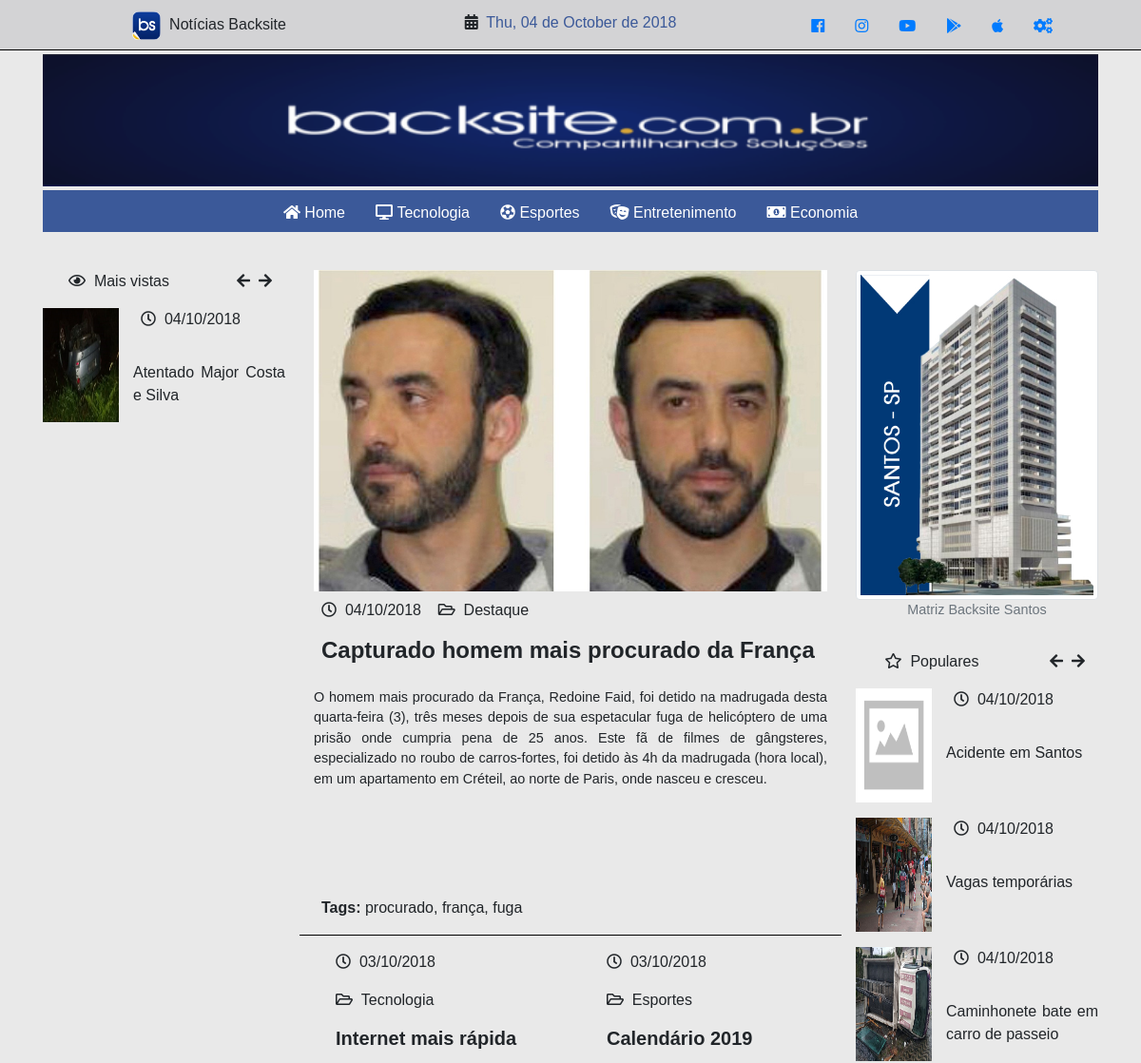
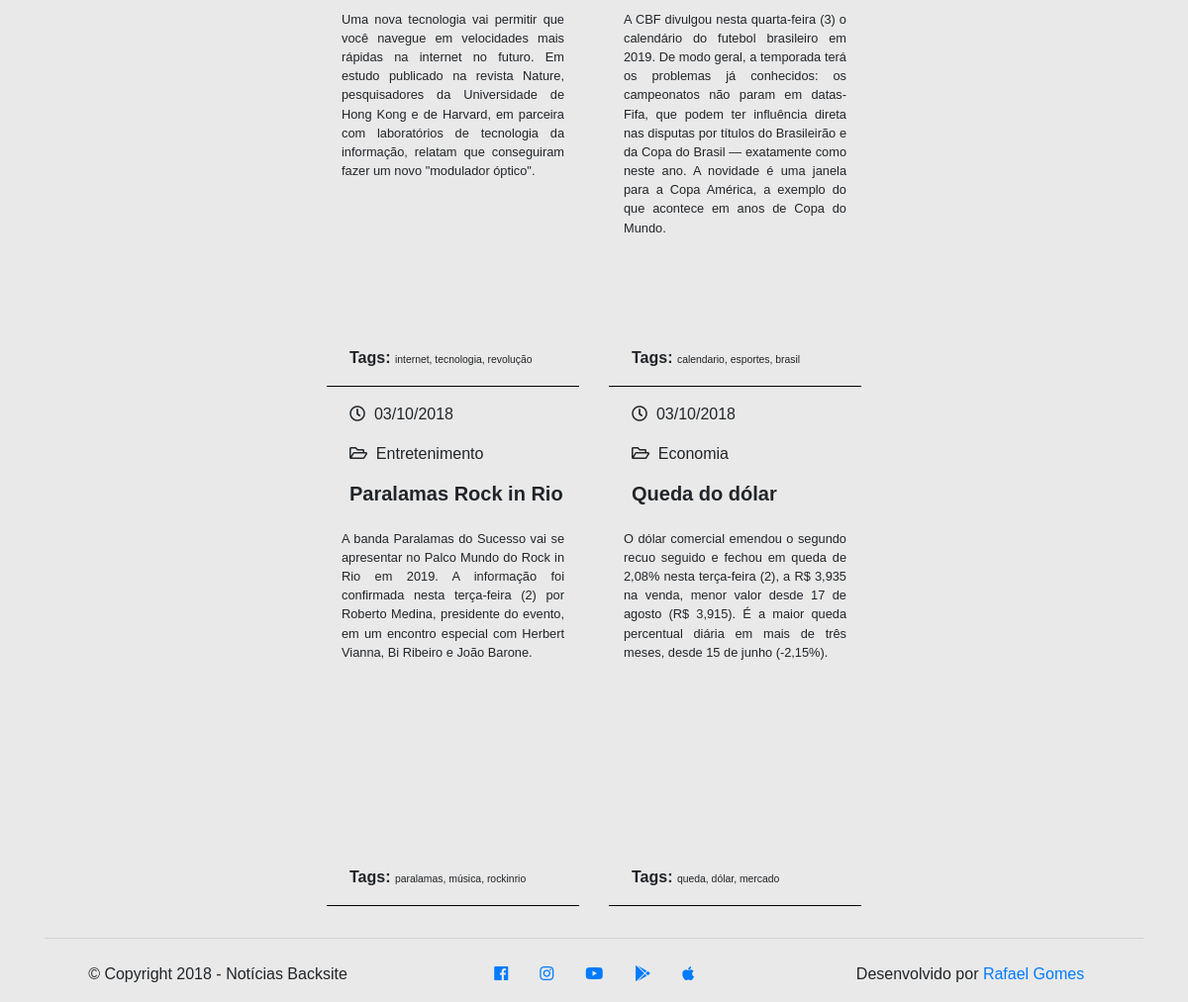
Screenshot of /rafaelfgomes/index.php with the database file from the repository (2 pictures, top to bottom).
### tables this page shows
CREATE TABLE `rafaelfgomes_tbl_news` (
  `id` int(11) NOT NULL AUTO_INCREMENT,
  `news_title` varchar(70) NOT NULL,
  `news_description` varchar(140) NOT NULL,
  `news_slug` varchar(160) NOT NULL,
  `news_keywords` varchar(45) NOT NULL,
  `news_content` varchar(500) NOT NULL,
  `news_image` varchar(180) NOT NULL,
  `category_id` int(11) NOT NULL,
  `created_at` timestamp NULL DEFAULT NULL,
  `updated_at` timestamp NULL DEFAULT NULL,
  PRIMARY KEY (`id`),
  KEY `fk_category` (`category_id`),
  CONSTRAINT `fk_category` FOREIGN KEY (`category_id`) REFERENCES `rafaelfgomes_tbl_categories` (`id`) ON UPDATE CASCADE
);

CREATE TABLE `rafaelfgomes_tbl_categories` (
  `id` int(11) NOT NULL AUTO_INCREMENT,
  `category_name` varchar(50) NOT NULL,
  PRIMARY KEY (`id`)
);

### rafaelfgomes/database/connection.php (called while the page is built, shortened)
<?php
class Connection
{
    private static $instance;
    public static function getInstance()
    {
        if (!isset(self::$instance)) {
            try {
                self::$instance = new PDO('mysql:host=' . HOST . ';dbname=' . DATABASE, USER, PASS);
                self::$instance->setAttribute(PDO::ATTR_ERRMODE, PDO::ERRMODE_EXCEPTION);
                self::$instance->setAttribute(PDO::ATTR_DEFAULT_FETCH_MODE, PDO::FETCH_OBJ);
            } catch (PDOException $e) {
                echo $e->getMessage();
            }
        }
        return self::$instance;
    }
    public static function prepare($sql)
    {
        return self::getInstance()->prepare($sql);
    }
}

### rafaelfgomes/partials/_centernews.php (the view)
<?php
  $stmtFeatured = Connection::prepare('SELECT tn.news_title, tn.news_description, tn.news_keywords, tn.news_content, tn.news_image, tn.created_at, tc.category_name FROM rafaelfgomes_tbl_news tn INNER JOIN rafaelfgomes_tbl_categories tc ON tn.category_id = tc.id WHERE tc.id = 5 ORDER BY tn.id DESC LIMIT 1');
  $stmtFeatured->execute();
  $featuredNews = $stmtFeatured->fetchAll();
  $stmtTech = Connection::prepare('SELECT tn.news_title, tn.news_description, tn.news_keywords, tn.news_content, tn.news_image, tn.created_at, tc.category_name FROM rafaelfgomes_tbl_news tn INNER JOIN rafaelfgomes_tbl_categories tc ON tn.category_id = tc.id WHERE tc.id = 1 ORDER BY tn.id DESC LIMIT 1');
  $stmtTech->execute();
  $techNews = $stmtTech->fetchAll();
  $stmtSports = Connection::prepare('SELECT tn.news_title, tn.news_description, tn.news_keywords, tn.news_content, tn.news_image, tn.created_at, tc.category_name FROM rafaelfgomes_tbl_news tn INNER JOIN rafaelfgomes_tbl_categories tc ON tn.category_id = tc.id WHERE tc.id = 2 ORDER BY tn.id DESC LIMIT 1');
  $stmtSports->execute();
  $sportsNews = $stmtSports->fetchAll();
  $stmtEntertainment = Connection::prepare('SELECT tn.news_title, tn.news_description, tn.news_keywords, tn.news_content, tn.news_image, tn.created_at, tc.category_name FROM rafaelfgomes_tbl_news tn INNER JOIN rafaelfgomes_tbl_categories tc ON tn.category_id = tc.id WHERE tc.id = 3 ORDER BY tn.id DESC LIMIT 1');
  $stmtEntertainment->execute();
  $entertainmentNews = $stmtEntertainment->fetchAll();
  $stmtEconomy = Connection::prepare('SELECT tn.news_title, tn.news_description, tn.news_keywords, tn.news_content, tn.news_image, tn.created_at, tc.category_name FROM rafaelfgomes_tbl_news tn INNER JOIN rafaelfgomes_tbl_categories tc ON tn.category_id = tc.id WHERE tc.id = 4 ORDER BY tn.id DESC LIMIT 1');
  $stmtEconomy->execute();
  $economyNews = $stmtEconomy->fetchAll();
?>
<div class="row">
  <?php $date = explode(' ', $featuredNews[0]->created_at); ?>
  <div class="col col-12">
    <img src="<?= 'images/' . $featuredNews[0]->news_image ?>" class="img-fluid" width="600" height="350" alt="Destaque">
  </div>
  <div class="col col-12 pt-2">
    <p class="text-left pl-2"><i class="far fa-clock"></i>&nbsp;&nbsp;<?= date('d/m/Y', strtotime($date[0])) ?>&nbsp;&nbsp;&nbsp;&nbsp;<i class="far fa-folder-open"></i>&nbsp;&nbsp;<?= $featuredNews[0]->category_name ?></p>
  </div>
  <div class="col col-12 pb-3">
    <p class="text-left pl-2 h4"><strong><?= $featuredNews[0]->news_title ?></strong></p>
  </div>
  <div class="col col-12 mh-100 featuredcontent">
    <p class="text-justify pb-5"><?= $featuredNews[0]->news_content ?></p>
  </div>
  <div class="col col-12 featured">
    <p class="text-left pl-2"><strong>Tags:</strong> <?= $featuredNews[0]->news_keywords ?></p>
  </div>
</div>
<div class="row">
  <div class="col col-12 col-md-6">
    <?php $date = explode(' ', $techNews[0]->created_at); ?>
    <div class="col col-12 pt-3">
      <p class="text-left pl-2"><i class="far fa-clock"></i>&nbsp;&nbsp;<?= date('d/m/Y', strtotime($date[0])) ?></p>
    </div>
    <div class="col col-12">
      <p class="text-left pl-2"><i class="far fa-folder-open"></i>&nbsp;&nbsp;<?= $techNews[0]->category_name ?></p>
    </div>
    <div class="col col-12 pb-3">
      <p class="text-left pl-2 h5"><strong><?= $techNews[0]->news_title ?></strong></p>
    </div>
    <div class="col col-12 mh-100 content">
      <p class="text-justify pb-5"><?= $techNews[0]->news_content ?></p>
    </div>
    <div class="col col-12 featured">
      <p class="text-left pl-2"><strong>Tags:&nbsp;</strong><span class="keywords"><?= $techNews[0]->news_keywords ?></span></p>
    </div>
  </div>
  <div class="col col-12 col-md-6">
    <?php $date = explode(' ', $sportsNews[0]->created_at); ?>
    <div class="col col-12 pt-3">
      <p class="text-left pl-2"><i class="far fa-clock"></i>&nbsp;&nbsp;<?= date('d/m/Y', strtotime($date[0])) ?></p>
    </div>
    <div class="col col-12">
      <p class="text-left pl-2"><i class="far fa-folder-open"></i>&nbsp;&nbsp;<?= $sportsNews[0]->category_name ?></p>
    </div>
    <div class="col col-12 pb-3">
      <p class="text-left pl-2 h5"><strong><?= $sportsNews[0]->news_title ?></strong></p>
    </div>
    <div class="col col-12 mh-100 content">
      <p class="text-justify pb-5"><?= $sportsNews[0]->news_content ?></p>
    </div>
    <div class="col col-12 featured">
      <p class="text-left pl-2"><strong>Tags:&nbsp;</strong><span class="keywords"><?= $sportsNews[0]->news_keywords ?></span></p>
    </div>
  </div>
</div>
<div class="row">
  <div class="col col-12 col-md-6">
    <?php $date = explode(' ', $entertainmentNews[0]->created_at); ?>
    <div class="col col-12 pt-3">
      <p class="text-left pl-2"><i class="far fa-clock"></i>&nbsp;&nbsp;<?= date('d/m/Y', strtotime($date[0])) ?></p>
    </div>
    <div class="col col-12">
      <p class="text-left pl-2"><i class="far fa-folder-open"></i>&nbsp;&nbsp;<?= $entertainmentNews[0]->category_name ?></p>
    </div>
    <div class="col col-12 pb-3">
      <p class="text-left pl-2 h5"><strong><?= $entertainmentNews[0]->news_title ?></strong></p>
    </div>
    <div class="col col-12 mh-100 content">
      <p class="text-justify pb-5"><?= $entertainmentNews[0]->news_content ?></p>
    </div>
    <div class="col col-12 featured">
      <p class="text-left pl-2"><strong>Tags:&nbsp;</strong><span class="keywords"><?= $entertainmentNews[0]->news_keywords ?></span></p>
    </div>
  </div>
  <div class="col col-12 col-md-6">
    <?php $date = explode(' ', $economyNews[0]->created_at); ?>
    <div class="col col-12 pt-3">
      <p class="text-left pl-2"><i class="far fa-clock"></i>&nbsp;&nbsp;<?= date('d/m/Y', strtotime($date[0])) ?></p>
    </div>
    <div class="col col-12">
      <p class="text-left pl-2"><i class="far fa-folder-open"></i>&nbsp;&nbsp;<?= $economyNews[0]->category_name ?></p>
    </div>
    <div class="col col-12 pb-3">
      <p class="text-left pl-2 h5"><strong><?= $economyNews[0]->news_title ?></strong></p>
    </div>
    <div class="col col-12 mh-100 content">
      <p class="text-justify pb-5"><?= $economyNews[0]->news_content ?></p>
    </div>
    <div class="col col-12 featured">
      <p class="text-left pl-2"><strong>Tags:&nbsp;</strong><span class="keywords"><?= $economyNews[0]->news_keywords ?></span></p>
    </div>
  </div>
</div>

### rafaelfgomes/partials/_leftnews.php (shortened to what this page needs)
<?php
  $stmt = Connection::prepare('SELECT tn.news_title, tn.news_description, tn.news_image, tn.created_at, tc.category_name FROM rafaelfgomes_tbl_news tn INNER JOIN rafaelfgomes_tbl_categories tc ON tn.category_id = tc.id WHERE tc.id = 7 ORDER BY tn.id DESC');
  $stmt->execute();
  $mostViewedNews = $stmt->fetchAll();
  $rowsNumber = $stmt->rowCount();
?>
<div class="row">
  <div class="col">
    <div class="row pb-3">
      <div class="col col-8 col-md-8 text-center">
        <i class="far fa-eye"></i>&nbsp;&nbsp;<span class="h6">Mais vistas</span>
      </div>
      <div class="col col-4 col-md-4 text-center">
        <span class="arrow"><i class="fas fa-arrow-left"></i></span>&nbsp;&nbsp;<span class="arrow"><i class="fas fa-arrow-right"></i></span>
      </div>
    </div>
    <?php
      if ($rowsNumber >= 1) {
          $date = explode(' ', $mostViewedNews[0]->created_at);
          echo '<div class="row pb-3">';
          echo '  <div class="col-4">';
          echo '    <img src="images/' . $mostViewedNews[0]->news_image . '" alt="Imagem Noticia" width="80" height="120">';
          echo '  </div>';
          echo '  <div class="col-8">';
          echo '    <div class="row">';
          echo '      <div class="col">';
          echo '        <p class="text-left pl-2"><i class="far fa-clock"></i>&nbsp;&nbsp;' . date('d/m/Y', strtotime($date[0])) . '</p>';
          echo '      </div>';
          echo '    </div>';
          echo '    <div class="row pt-3">';
          echo '      <div class="col">';
          echo '        <p class="text-justify">' . $mostViewedNews[0]->news_title . '</p>';
          echo '      </div>';
          echo '    </div>';
          echo '  </div>';
          echo ' </div>';
      }
    ?>
  </div>
</div>

### rafaelfgomes/partials/_rightnews.php (shortened to what this page needs)
<?php
  $stmt = Connection::prepare('SELECT tn.news_title, tn.news_description, tn.news_image, tn.created_at, tc.category_name FROM rafaelfgomes_tbl_news tn INNER JOIN rafaelfgomes_tbl_categories tc ON tn.category_id = tc.id WHERE tc.id = 6 ORDER BY tn.id DESC');
  $stmt->execute();
  $popularNews = $stmt->fetchAll();
  $rowsNumber = $stmt->rowCount();
?>
<div class="row">
  <div class="col">
    <div class="row pb-3">
      <div class="col col-12">
        <figure class="figure">
          <img src="images/backsitesantos.png" class="img-fluid img-thumbnail w-100" alt="Backsite Santos">
          <figcaption class="figure-caption text-center">Matriz Backsite Santos</figcaption>
        </figure>
      </div>
    </div>
    <div class="row pb-3">
        <div class="col col-8 col-md-8 text-center">
          <i class="far fa-star"></i>&nbsp;&nbsp;<span class="h6">Populares</span>
        </div>
        <div class="col col-4 col-md-4 text-center">
          <span class="arrow"><i class="fas fa-arrow-left"></i></span>&nbsp;&nbsp;<span class="arrow"><i class="fas fa-arrow-right"></i></span>
        </div>
    </div>
    <?php
      if ($rowsNumber >= 1) {
          $date = explode(' ', $popularNews[0]->created_at);
          echo '<div class="row pb-3">';
          echo '  <div class="col-4">';
          echo '    <img src="images/' . $popularNews[0]->news_image . '" alt="Imagem Noticia" width="80" height="120">';
          echo '  </div>';
          echo '  <div class="col-8">';
          echo '    <div class="row">';
          echo '      <div class="col">';
          echo '        <p class="text-left pl-2"><i class="far fa-clock"></i>&nbsp;&nbsp;' . date('d/m/Y', strtotime($date[0])) . '</p>';
          echo '      </div>';
          echo '    </div>';
          echo '    <div class="row pt-3">';
          echo '      <div class="col">';
          echo '        <p class="text-justify">' . $popularNews[0]->news_title . '</p>';
          echo '      </div>';
          echo '    </div>';
          echo '  </div>';
          echo ' </div>';
      }
      if ($rowsNumber >= 2) {
          $date = explode(' ', $popularNews[1]->created_at);
          echo '<div class="row pb-3">';
          echo '  <div class="col-4">';
          echo '    <img src="images/' . $popularNews[1]->news_image . '" alt="Imagem Noticia" width="80" height="120">';
          echo '  </div>';
          echo '  <div class="col-8">';
          echo '    <div class="row">';
          echo '      <div class="col">';
          echo '        <p class="text-left pl-2"><i class="far fa-clock"></i>&nbsp;&nbsp;' . date('d/m/Y', strtotime($date[0])) . '</p>';
          echo '      </div>';
          echo '    </div>';
          echo '    <div class="row pt-3">';
          echo '      <div class="col">';
          echo '        <p class="text-justify">' . $popularNews[1]->news_title . '</p>';
          echo '      </div>';
          echo '    </div>';
          echo '  </div>';
          echo ' </div>';
      }
      if ($rowsNumber >= 3) {
          $date = explode(' ', $popularNews[2]->created_at);
          echo '<div class="row pb-3">';
          echo '  <div class="col-4">';
          echo '    <img src="images/' . $popularNews[2]->news_image . '" alt="Imagem Noticia" width="80" height="120">';
          echo '  </div>';
          echo '  <div class="col-8">';
          echo '    <div class="row">';
          echo '      <div class="col">';
          echo '        <p class="text-left pl-2"><i class="far fa-clock"></i>&nbsp;&nbsp;' . date('d/m/Y', strtotime($date[0])) . '</p>';
          echo '      </div>';
          echo '    </div>';
          echo '    <div class="row pt-3">';
          echo '      <div class="col">';
          echo '        <p class="text-justify">' . $popularNews[2]->news_title . '</p>';
          echo '      </div>';
          echo '    </div>';
          echo '  </div>';
          echo ' </div>';
      }
    ?>
  </div>
</div>

### rows the page displays
rafaelfgomes_tbl_news: news_image (picture), created_at "04/10/2018", news_title "Atentado Major Costa e Silva"
rafaelfgomes_tbl_news: news_image (picture), created_at "04/10/2018", category.category_name "Destaque", news_title "Capturado homem mais procurado da França", news_content "O homem mais procurado da França, Redoine Faid, foi detido na madrugada desta quarta-feira (3), três meses depois de sua espetacular fuga de helicóptero de uma prisão onde cumpria pena de 25 anos. Este fã de filmes de gângsteres, especializado no roubo de carros-fortes, foi detido às 4h da madrugada (hora local), em um apartamento em Créteil, ao norte de Paris, onde nasceu e cresceu.", news_keywords "procurado, frança, fuga"
rafaelfgomes_tbl_news: created_at "03/10/2018", category.category_name "Tecnologia", news_title "Internet mais rápida", news_content "Uma nova tecnologia vai permitir que você navegue em velocidades mais rápidas na internet no futuro. Em estudo publicado na revista Nature, pesquisadores da Universidade de Hong Kong e de Harvard, em parceira com laboratórios de tecnologia da informação, relatam que conseguiram fazer um novo \"modulador óptico\".", news_keywords "internet, tecnologia, revolução"
rafaelfgomes_tbl_news: created_at "03/10/2018", category.category_name "Esportes", news_title "Calendário 2019", news_content "A CBF divulgou nesta quarta-feira (3) o calendário do futebol brasileiro em 2019. De modo geral, a temporada terá os problemas já conhecidos: os campeonatos não param em datas-Fifa, que podem ter influência direta nas disputas por títulos do Brasileirão e da Copa do Brasil — exatamente como neste ano. A novidade é uma janela para a Copa América, a exemplo do que acontece em anos de Copa do Mundo.", news_keywords "calendario, esportes, brasil"
rafaelfgomes_tbl_news: created_at "03/10/2018", category.category_name "Entretenimento", news_title "Paralamas Rock in Rio", news_content "A banda Paralamas do Sucesso vai se apresentar no Palco Mundo do Rock in Rio em 2019. A informação foi confirmada nesta terça-feira (2) por Roberto Medina, presidente do evento, em um encontro especial com Herbert Vianna, Bi Ribeiro e João Barone.", news_keywords "paralamas, música, rockinrio"
rafaelfgomes_tbl_news: created_at "03/10/2018", category.category_name "Economia", news_title "Queda do dólar", news_content "O dólar comercial emendou o segundo recuo seguido e fechou em queda de 2,08% nesta terça-feira (2), a R$ 3,935 na venda, menor valor desde 17 de agosto (R$ 3,915). É a maior queda percentual diária em mais de três meses, desde 15 de junho (-2,15%).", news_keywords "queda, dólar, mercado"
rafaelfgomes_tbl_news: news_image (placeholder picture), created_at "04/10/2018", news_title "Acidente em Santos"
rafaelfgomes_tbl_news: news_image (picture), created_at "04/10/2018", news_title "Vagas temporárias"
rafaelfgomes_tbl_news: news_image (picture), created_at "04/10/2018", news_title "Caminhonete bate em carro de passeio"
